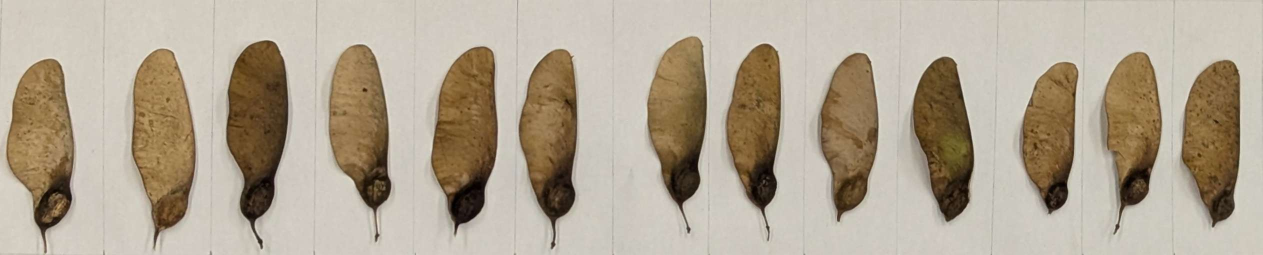
#> input picture fastSeedLayoutRaw.jpg, 2525 x 510 px, given in place of 003 Drop.mp4, which was not available (shown at 1/2 size)
$ python 'CreateCSV copy.py'
#> lines starting #> are read from the running program, lines starting #| are printed output that depends on the picture; after the words box and inside, x2 and y2 are one past the last pixel; in counts of white or black regions, pixels touching at a corner belong together; pictures that were not available may be replaced by others from this repository, and a replacement may not be noted
### seedAnalysis.py
# Library for functions analyzing seeds
import cv2
import matplotlib.pyplot as plt
import numpy as np
from matplotlib.animation import FuncAnimation
import matplotlib as mpl
from scipy.signal import argrelmax,argrelmin,find_peaks
from scipy.interpolate import interp1d,PchipInterpolator
import csv
import os
import glob
import math
import tsmoothie.smoother as sm

# object detector
# obj_detector = cv2.createBackgroundSubtractorMOG2(history = 1000, varThreshold=10, detectShadows=False)

# analysis class
class vidAnalysis:

    # init function
    def __init__(self, filename):

        self.name = filename
        self.reducedName = filename[15:-4]

        #print(self.name)


        # filename = path location of file
        self.cap = cv2.VideoCapture(filename)

        self.fps = self.cap.get(cv2.CAP_PROP_FPS)

        # original video filmed at 1500 fps
        self.frameTime = 1/1500 # sec/frame

        # Resolution: [Front, Bottom] in in/px
        # kaiResolution = [.041, .02]
        # saucyRes = [1.628, 8.302] in mm/px
        #            [0.064, 0.33] in in/px

        self.resFront = 0.041 # in/px
        self.resBottom = 0.02 # in/px

    # reopen capture for future analysis
    def reopen(self):
        self.cap = cv2.VideoCapture(self.name)

    # analysis functions, amking use of the other functions in this file
    def analyze(self, lower, upper, lower2, upper2, type, date):

        # type = string

#> called with lower = (0, 0, 0), upper = (75, 242.2, 242.2), lower2 = (105, 0, 0), upper2 = (180, 242.2, 242.2), type = 'front', date = 20230427
        cents = []
        vxs = []
        vys = []
        xs = []
        ys = []
        angles = []
        frames = []
        timeStamps = []
        majorLens = []
        minorLens = []
        y_axis = np.array([0,1])


        """ plt.ion()
        fig = plt.figure(figsize=(16,4))
        ax = fig.add_subplot(111)
        plt.grid() """

        # line1, = ax.plot(timeStamps, angles,'b-')


        # analysis for front view
        if type == 'front':

            # starting csv writer
            f = open(f"{date}_Data/{self.reducedName}_front.csv",'w')
            writer = csv.writer(f)

            # [8 lines of commented-out code are left out]
            i = 0

            # performing frame iteration:
            while self.cap.isOpened():

                ret, frame = self.cap.read()
#> frame is the input picture: shape (510, 2525, 3); mean B, G, R 148.1, 165.9, 178


                #frame = imutils.resize(frame,width = 1200)

                if ret == True:

                    # iterate frame count
                    i += 1

                    # isolate frames of reference
                    frontView = self.frontView(frame)
#> in frontView, `frontView = frame[300:,:]`:
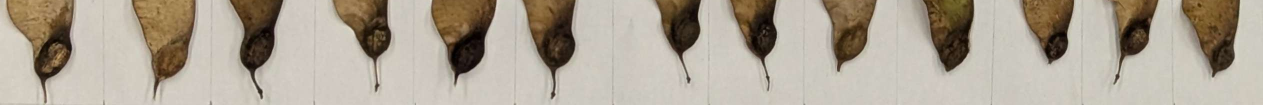
#> frontView: shape (210, 2525, 3) (shown at 1/2 size); mean B, G, R 150.3, 164.5, 174.2

                    # bottomView = bottomView(frame)

                    # get contours from each frame
                    cnt, mask_front = self.outlineColor(frontView,lower,upper,lower2,upper2)

                    # conts_bottom, mask_bottom = sa.outlineColor(bottomView, lower,upper)
                    # check cnt, replace with very small rectangle
                    if len(cnt) < 5:

                        cnt = np.array([[1,1],[1,0],[0,0],[1,0]])

                    # calc area
                    area = cv2.contourArea(cnt)

                    # check area and draw contour
                    if area > 100:
                        #cv2.drawContours(frontView, [cnt], -1, (0,255,0),2)

                        ((x,y), (majorAxis,minorAxis), angle) = cv2.fitEllipse(cnt)

                        ## COMMENT THIS LINE TO TURN ON/OFF contours
                        cv2.ellipse(frontView,((x,y), (majorAxis,minorAxis), angle), (0,255,0),2)

                        if i != 0:
                            # append frame count
                            frames.append(i)

                            # elapsed time
                            timeStamps.append(i*self.frameTime)

                            # x position
                            xs.append(x*self.resFront)
                            ys.append(y*self.resFront)
                            #myLine = np.array([vxs[-1],vys[-1]])
                            #dotProd = np.dot(y_axis,myLine)
                            angles.append(angle)
                            #angles.append(np.sin(vys[-1]/vxs[-1])*180/np.pi)
                            #line1.set_data(timeStamps,angles)

                            majorLens.append(majorAxis)
                            minorLens.append(minorAxis)


                            #fig.canvas.draw()

                            #fig.canvas.flush_events()
                            #time.sleep(1e-10)


                    # show views for testing
                    cv2.imshow('Front View',frontView)
                    cv2.imshow('Front Mask',mask_front)

                    #cv2.imshow('Bottom View',bottomView)
                    #cv2.imshow('Bottom Mask',mask_bottom)

                    # quit statement
                    if cv2.waitKey(25) & 0xFF == ord('q'):
                        cv2.destroyAllWindows()
                        break

                else:
                    cv2.destroyAllWindows()

                    # write csv files
                    for i in range(len(timeStamps)):
                        writer.writerow([timeStamps[i],xs[i],ys[i],angles[i],majorLens[i],minorLens[i]])

                    #f.close()
                    break


        ## BOTTOM ##
        elif type == 'bottom':
            obj_detector = cv2.createBackgroundSubtractorKNN(5000,700,detectShadows=False)
            # starting csv writer
            f = open(f"{date}_Data/{self.reducedName}_bottom.csv",'w')
            writer = csv.writer(f)

            # [8 lines of commented-out code are left out]
            i = 0

            # performing frame iteration:
            while self.cap.isOpened():

                ret, frame = self.cap.read()


                #frame = imutils.resize(frame,width = 1200)

                if ret == True:

                    # iterate frame count
                    i += 1

                    # isolate frames of reference
                    # frontView = frontView(frame)

                    bottomView = self.bottomView(frame)

                    # get contours from each frame
                    #conts_front, mask_front = outlineColor(frontView,lower,upper)

                    #cnt, mask_bottom = self.outlineColor(bottomView, lower,upper,lower2,upper2)
                    cnt,mask_bottom = self.outline(bottomView,obj_detector)

                    if len(cnt) < 5:

                        cnt = np.array([[1,1],[1,0],[0,0],[1,0]])

                    # calc area
                    area = cv2.contourArea(cnt)

                    # check area and draw contour
                    if area > 90:
                        #cv2.drawContours(bottomView, [cnt], -1, (0,255,0),2)

                        ((x,y), (majorAxis,minorAxis), angle) = cv2.fitEllipse(cnt)

                        ## COMMENT THIS LINE TO SHOW ELLIPSE ##
                        cv2.ellipse(bottomView,((x,y), (majorAxis,minorAxis), angle), (0,255,0),2)

                        if i != 0:
                            # append frame count
                            frames.append(i)

                            # elapsed time
                            timeStamps.append(i*self.frameTime)

                            # x position
                            xs.append(x*self.resFront)
                            ys.append(y*self.resFront)
                            #myLine = np.array([vxs[-1],vys[-1]])
                            #dotProd = np.dot(y_axis,myLine)
                            angles.append(angle)
                            #angles.append(np.sin(vys[-1]/vxs[-1])*180/np.pi)
                            #line1.set_data(timeStamps,angles)

                            majorLens.append(majorAxis)
                            minorLens.append(minorAxis)


                            # [9 lines of commented-out code are left out]

                    cv2.imshow('Bottom View',bottomView)
                    cv2.imshow('Bottom Mask',mask_bottom)

                    # quit statement
                    if cv2.waitKey(25) & 0xFF == ord('q'):
                        cv2.destroyAllWindows()
                        break

                else:
                    cv2.destroyAllWindows()

                    for i in range(len(timeStamps)):
                        writer.writerow([timeStamps[i],xs[i],ys[i],angles[i],majorLens[i],minorLens[i]])

                    #f.close()
                    break

    # [23 lines left out: function outline, not called in this run]

    def outlineColor(self,frame, lower1, upper1, lower2, upper2):
        # USES HSV mask for outline extraction

        # adj 20230525 to incl. reds better
#> called with lower1 = (0, 0, 0), upper1 = (75, 242.2, 242.2), lower2 = (105, 0, 0), upper2 = (180, 242.2, 242.2)
        frame = cv2.GaussianBlur(frame, (3, 3), cv2.BORDER_DEFAULT)
#> frame: shape (210, 2525, 3)

        # convert to HSV
        hsv = cv2.cvtColor(frame, cv2.COLOR_BGR2HSV)
#> hsv: shape (210, 2525, 3); mean H, S, V 18.7, 49.8, 174.2

        # perform masking operation w/ first range
        mask1 = cv2.inRange(hsv, lower1, upper1)
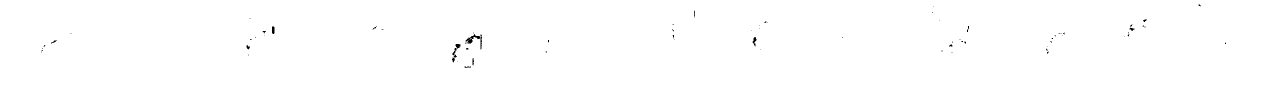
#> mask1: shape (210, 2525) (shown at 1/2 size); 99.8% white; 72 black regions (57 under 20 px), largest, box (x1, y1, x2, y2) and area: (930, 68, 960, 87) 199, (905, 96, 914, 115) 74, (1505, 74, 1513, 93) 73
        #mask = cv2.erode(mask,None,iterations = 2)

        mask1 = cv2.dilate(mask1,None,iterations = 4)
#> mask1: shape (210, 2525); every value is 255
        mask1 = cv2.erode(mask1,None,iterations = 2)

        # again with second range
        mask2 = cv2.inRange(hsv, lower2, upper2)
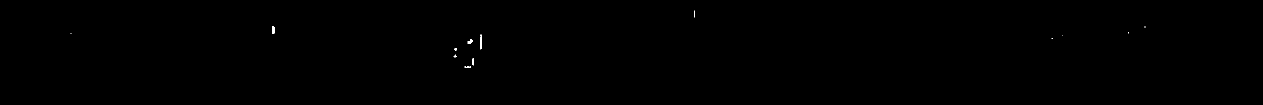
#> mask2: shape (210, 2525) (shown at 1/2 size); 0.06% white; 13 white regions (8 under 20 px), largest, box (x1, y1, x2, y2) and area: (544, 53, 549, 68) 71, (961, 69, 964, 99) 67, (935, 78, 945, 87) 54, (945, 117, 948, 131) 32, (929, 133, 942, 136) 25

        mask2 = cv2.dilate(mask2,None,iterations = 4)
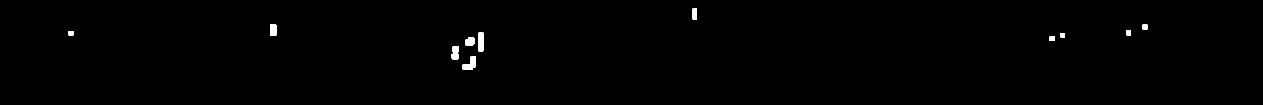
#> mask2: shape (210, 2525) (shown at 1/2 size); 0.46% white; 11 white regions, largest, box (x1, y1, x2, y2) and area: (925, 113, 952, 140) 429, (957, 65, 968, 103) 408, (903, 92, 918, 119) 343
        mask2 = cv2.erode(mask2,None,iterations = 2)
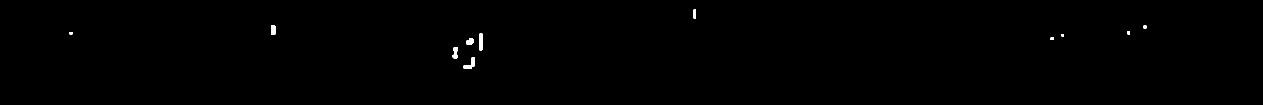
#> mask2: shape (210, 2525) (shown at 1/2 size); 0.23% white; 11 white regions, largest, box (x1, y1, x2, y2) and area: (927, 115, 950, 138) 229, (959, 67, 966, 101) 228, (905, 94, 916, 117) 179

        mask = mask1 | mask2

        # find contours
        conts, _ = cv2.findContours(mask,cv2.RETR_EXTERNAL, cv2.CHAIN_APPROX_SIMPLE)
#> conts = [[[0, 0], [0, 209], [2524, 209], [2524, 0]]]

        if len(conts) != 0:
            bigCont = max(conts,key = cv2.contourArea)
#> bigCont = [[0, 0], [0, 209], [2524, 209], [2524, 0]]
        else:
            bigCont = conts
        return bigCont, mask

    # [80 lines left out: functions outlineBW, bottomView, not called in this run]

    def frontView(self,frame):


        # crop image
        frontView = frame[300:,:]

        # Rectangle Params
        startRow= 265
        endCol = 75
        h = 25
        color = (255,255,255)
        thickness = -1

        start_pt = (0,startRow)

        end_pt = (endCol,startRow + h)

        centerPt = (20,275)
        radius = 50

        # blank out dropper w/ circle and rectangle
        frontView = cv2.circle(frontView,centerPt,radius,color,thickness)
        frontView = cv2.rectangle(frontView,start_pt,end_pt,color,thickness)

        return frontView

# [467 lines left out: functions clearfiles, vectorize_front, vectorize_bottom, polar2cartesian, descentSpeed, ecc and 4 more, not called in this run]

### CreateCSV copy.py
import seedAnalysis as sa
import numpy as np

## SCRIPT for creating CSV from raw video data
# ensure destination folder for files is empty before running
# change parameters in sa.bottomView to ensure bottom view is in frame
# destination folder = f'{date}_Data'
    # subfolders can be added to this and output filenames will be the same
    # e.g. f'{date}_Data/FastTransition/{output filename}'
# output is two CSV files: f'{date}_Tests/00{id} Drop_bottom.csv' and f'{date}_Tests/00{id} Drop_front.csv'
    # handled by sa.vidAnalysis.analyze()

# set ID list
ids = (3,7,47)

# set date video was taken
date = 20230427

filename = f'003 Drop.mp4'

vid = sa.vidAnalysis(filename)
print("This is the reduced Name " + vid.reducedName)
# print(vid.name)
#print(vid.cap)

lower = (0, 0, 0)
upper = (75, 95*255/100, 95*255/100)

lower2= (210/2,0,0)
upper2 = (180, 95*255/100, 95*255/100)


# run function to split and analyze front view, then restart video
vid.analyze(lower,upper,lower2,upper2,'front',date)
#> (key q is pressed here)

# vid.reopen()

'''
# set HSV range for bottom view
lower = (195/2,0,50*255/100)
upper = (360/2,55*255/100,80*255/100)

lower2 = (0,0,50*255/100)
upper2 = (150/2,55*255/100,80*255/100)

# reanalyze video, but for bottom view
vid.analyze(lower,upper,lower2,upper2,'bottom',date)
'''

'''
# start looping through IDs
for id in ids:
    id = int(id)

    # create 3-digit text of id and make filename
    if id < 10:
        filename = f'{date}_Tests/00{id} Drop.mp4'
    elif id < 100:
        filename = f'{date}_Tests/0{id} Drop.mp4'
    elif id >= 100:
        filename = f'{date}_Tests/{id} Drop.mp4'

    print(filename)

    # initialize vidAnalysis object
    vid = sa.vidAnalysis(filename)


    # set HSV range values for front view
    lower = (0, 0, 0)
    upper = (75, 95*255/100, 95*255/100)

    lower2= (210/2,0,0)
    upper2 = (180, 95*255/100, 95*255/100)

    # run function to split and analyze front view, then restart video
    vid.analyze(lower,upper,lower2,upper2,'front',date)
    vid.reopen()

    # set HSV range for bottom view
    lower = (195/2,0,50*255/100)
    upper = (360/2,55*255/100,80*255/100)

    lower2 = (0,0,50*255/100)
    upper2 = (150/2,55*255/100,80*255/100)

    # reanalyze video, but for bottom view
    vid.analyze(lower,upper,lower2,upper2,'bottom',date)


'''
